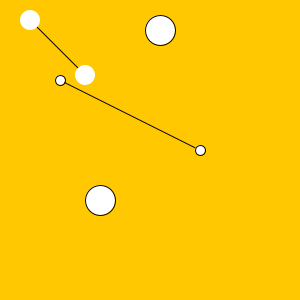
Frame 1 (no input)
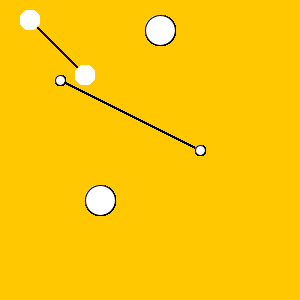
Frame 60 (the mouse pressed at the canvas centre just before this capture)
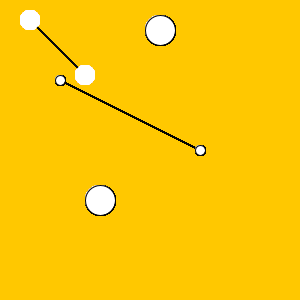
Frame 120 (the mouse held since frame 60 and released just before this capture)

The Processing sketch that drew these frames (run headless with seeded random() and noise(); from frame 60 on, the mouse is pressed at the canvas centre):

// Processing sketch: processing_185479
// ── processing_185479.pde

void setup(){
size(300, 300);
background(255, 200, 0);
}
void draw(){
  drawLineBall(30, 20, 85, 75,
  300,
  85, 75, 20, 20,
  30, 20, 20, 20);
  
  drawLineBall(160, 30, 100, 200,
  5,
  100, 200, 30, 30,
  160, 30, 30, 30);
  
  drawLineBall(200, 150, 60, 80,
  10,
  60, 80, 10, 10,
  200, 150, 10, 10);
}

void drawLineBall (int a1, int b1, int a2, int b2, 
int c1, int d1, int e1, int d2, int e2,
int f1, int g1, int f2, int g2) {
  
line(a1, b1, a2, b2);
stroke(c1);
ellipse(d1, e1, d2, e2);
ellipse(f1, g1, f2, g2);
}
